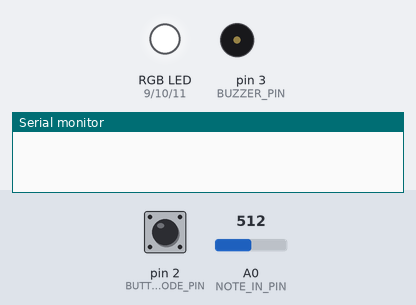
A sketch run on a simulated Arduino Uno, built with avr-gcc and run on an emulated ATmega328P. Shown: an RGB LED mixed from three pins (HIGH = lit), buzzer (waves = sounding), the last lines printed to the serial monitor. Inputs (shaded band) come from the test bench; at power-on: pin 2 (BUTTON_MODE_PIN) LOW, A0 (NOTE_IN_PIN) = 512. Dim RGB values are drawn brighter than linear.

Above: at 1.2 s.
1.3 s: pin 2 (BUTTON_MODE_PIN) pulled HIGH for 0.25 s
At 1.7 s:
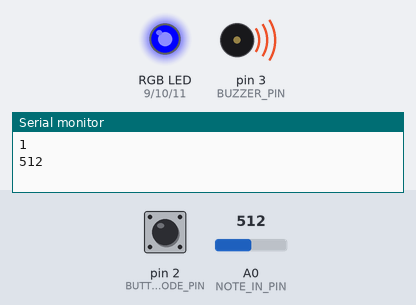
4.3 s: pin 2 (BUTTON_MODE_PIN) pulled HIGH for 1 s
At 4.9 s:
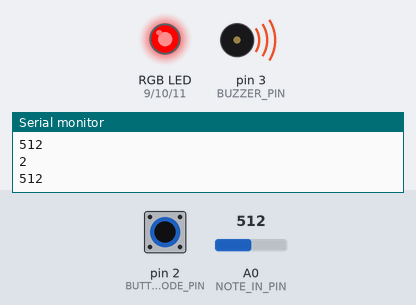
7.3 s: pin 2 (BUTTON_MODE_PIN) pulled HIGH for 0.25 s
At 7.7 s:
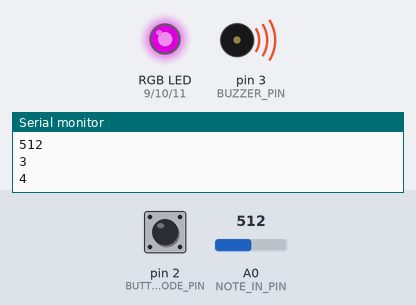
10.3 s: pin 2 (BUTTON_MODE_PIN) pulled HIGH for 3.2 s
At 11.1 s:
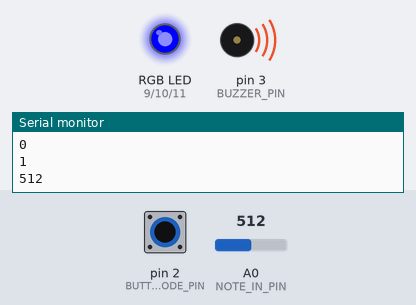
Timing chart, 0 to 16.0 s (numbered marks = the images above; inputs shaded):
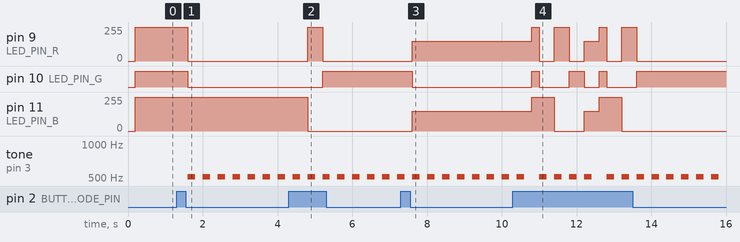

Measured:
- after the input at 1.3 s, pin 9 (LED_PIN_R): 255/255 → 0/255 after 0.30 s; pin 10 (LED_PIN_G): HIGH → LOW after 0.30 s; tone on pin 3 (BUZZER_PIN): alternates 512 Hz for 0.20 s and silent for 0.20 s, starting after 0.30 s
- after the input at 4.3 s, pin 9 (LED_PIN_R): 0/255 → 255/255 after 0.50 s, → 0/255 0.40 s later; pin 10 (LED_PIN_G): LOW → HIGH after 0.90 s; pin 11 (LED_PIN_B): 255/255 → 0/255 after 0.50 s
- after the input at 7.3 s, pin 9 (LED_PIN_R), pin 11 (LED_PIN_B): 0/255 → 150/255 after 0.30 s; pin 10 (LED_PIN_G): HIGH → LOW after 0.30 s
- after the input at 10.3 s, pin 9 (LED_PIN_R): 150/255 → 255/255 after 0.51 s, → 0/255 0.20 s later, → 255/255 0.40 s later, → 0/255 0.40 s later, … (9 changes in this stretch); pin 10 (LED_PIN_G): goes HIGH 0.20 s, LOW 0.80 s, HIGH 0.40 s, LOW 0.40 s, HIGH 0.20 s, LOW 0.80 s, then HIGH, starting after 0.51 s

The sketch:

CART_360_ETUDE_3_1.ino
```cpp
/********************** ETUDE 3 CART 360 2019 *******************************
 * WELCOME!
 * THE PURPOSE OF THIS EXERCISE IS TO DESIGN A VERY SIMPLE KEYBOARD (5 KEYS)
 * WHICH ALLOWS YOU TO PLAY LIVE, RECORD, AND PLAYBACK SINGLE NOTES (NO CHORDS).
 * THERE WILL BE A BUTTON WHICH WHEN PRESSED WILL TAKE THE USER TO THE NEXT MODE:
 * THERE ARE 5 POSSIBLE MODES
 * 0 ==  reset    ==   led off == also resets
 * 1 ==  live     ==   led BLUE
 * 2 ==  record   ==   led RED
 * 3 ==  play     ==   led GREEN
 * 4 ==  loopMODE ==   led PURPLE
 *
 * ADDITIONALLY - WHEN THE USER CHANGES MODE,
 * THE RGB LED WILL CHANGE COLOR (ACCORDING TO THE SPECIFICATIONS)

 * PLEASE FOLLOW THE INSTRUCTIONS IN THE COMMENTS:
 * DO NOT ADD ANY MORE FUNCTION DEFINITIONS
 * ONLY IMPLEMENT THE FUNCTION DEFINITIONS SUPPLIED
 * THERE IS NO NEED TO ADD ANY NEW VARIABLES OR CONSTANTS
 * PROVIDE COMMENTS FOR ANY OF THE CODE IMPLEMENTED
 * GOOD LUCK!
 */

/***************************ANALYSIS*********************************
 * The resistor ladder provides a way to differentiate the signals from the different buttons.
 * The strength of the signal value/voltage differences from the button being pushed is then
 * interpreted and converted into a frequency by the arduino's tone() function.
 * The mode selector tells the microcontroller which s et of instructions to use while
 * preserving variables from one mode to another.
 *
 */


/**** CONSTANTS ********************************************************/

#define BUTTON_MODE_PIN 2 // Button to change the mode

// constants for RGB LED
#define LED_PIN_R 9 // R PIN
#define LED_PIN_G 10 // G PIN
#define LED_PIN_B 11 // B PIN

// constant for note in (button-resistor ladder on breadboard)
# define NOTE_IN_PIN A0

//constant for max number of notes in array
#define MAX_NOTES 16

// a constant for duration
const int duration = 200;

// constant for pin to output for buzzer
#define BUZZER_PIN 3 // PWM

/******** VARIABLES *****************************************************/
// counter for how many notes we have
int countNotes =0;
// array to hold the notes played (for record/play mode)
int notes [MAX_NOTES];
int mode =0; // start at off

// Could not work out how to make it work without more variables.
// hold the button reading value
int noteRead = 0;

/*************************************************************************/


/**********************SETUP() DO NOT CHANGE*******************************/
// Declare pin mode for the single digital input
void setup()
{
  pinMode(BUTTON_MODE_PIN, INPUT);
  Serial.begin(9600);
}

/**********************LOOP() DO NOT CHANGE *******************************
 * INSTRUCTIONS:
 * There is NO NEED to change the loop - it establishes the flow of the program
 * We call here 3 functions repeatedly:
 * 1: chooseMode(): this function will determine the mode that your program is in
 * based on if the button (linked to the BUTTON_MODE_PIN) was pressed
 * 2: setRGB(): will set the color of the RGB LED based on the value of the mode variable
 * 3: selectMode(): will determine which function to call based on the value of the mode variable

**************************************************************************/
void loop()
{
  chooseMode();
  setRGB();
  selectMode();
}
/******************CHOOSEMODE(): IMPLEMENT *********************************
 * INSTRUCTIONS:
 * Read the value from the Button (linked to the BUTTON_MODE_PIN) and
 * if is being pressed then change the mode variable.
 * REMEMBER:
 * mode == 0 is reset
 * mode == 1 is live
 * mode == 2 is record
 * mode == 3 is play
 * mode == 4 is loopMode
 * Every time the user presses the button, the program will go to the next mode,
 * once it reaches 4, it should go back to mode == 0.
 * (i.e. if mode ==2 and we press, then mode ==3) ...
**************************************************************************/
void chooseMode(){

  if(digitalRead(BUTTON_MODE_PIN) == HIGH) {
    mode++;
    mode = mode %5 ;
    Serial.println(mode);
  }
    delay(duration);
}

/******************SETRGB(): IMPLEMENT *********************************
 * INSTRUCTIONS:
 * Depending on the value of the mode variable:
 * if the mode is 0 - RGB LED IS OFF
 * if the mode is 1 - RGB LED IS BLUE
 * if mode is 2 - RGB LED IS RED
 * if mode is 3 - RGB LED IS GREEN
 * if mode is 4 - RGB LED iS PURPLE
 * YOU MUST USE A SWITCH CASE CONSTRUCT (NOT A SERIES OF IF / ELSE STATEMENTS
**************************************************************************/
void setRGB()
{
  if(mode == 0) {
    // When off, turn off the LED
    analogWrite(LED_PIN_R, 255);
    analogWrite(LED_PIN_G, 255);
    analogWrite(LED_PIN_B, 255);

  } else if(mode == 1){
    // Mode 1, 2, and 3 only send signal to the corresponding color pin
    analogWrite(LED_PIN_R, 0);
    analogWrite(LED_PIN_G, 0);
    analogWrite(LED_PIN_B, 255);

  } else if(mode == 2){
    analogWrite(LED_PIN_R, 255);
    analogWrite(LED_PIN_G, 0);
    analogWrite(LED_PIN_B, 0);

  } else if(mode == 3){
    analogWrite(LED_PIN_R, 0);
    analogWrite(LED_PIN_G, 255);
    analogWrite(LED_PIN_B, 0);

  } else if(mode == 4){
    // Combine Red and Blue to make Purple
    analogWrite(LED_PIN_R, 150);
    analogWrite(LED_PIN_G, 0);
    analogWrite(LED_PIN_B, 150);
  }
}
/**********************SELECTMODE() DO NOT CHANGE *******************************
 * INSTRUCTIONS:
 * There is NO NEED to change this function - it selects WHICH function should run based on the mode variable
 * There are 4 possibilities
 * 1: reset(): this function will reset any arrays etc, and will do nothing else
 * 2: live(): this function will play the corresponding notes
 * to the user pressing the respective buttons.
 * NOTE:: the notes played are NOT stored
 * 3: record(): this function will play the corresponding notes
 * to the user pressing the respective buttons
 * AND will STORE up to 16 consecutive notes in an array.
 * 4: play(): this function will playback any notes stored in the array that were recorded
 * in the previous mode
 * 5: loopMode(): this function will playback any notes stored in the array that were recorded,
 * BUT unlike the previous mode, you can choose in which sequence the notes are played.
 * REQUIRED: only play notes from the array (no live stuff)

******************************************************************************/
void selectMode()
{
  if(mode ==0) {
    reset();
  }
  else if(mode ==1) {
    live();
  }
  else if(mode ==2) {
    record();
  }

  else if(mode ==3) {
    play();
  }

   else if(mode ==4) {
    loopMode();
  }
}
/******************RESET(): IMPLEMENT **************************************
 * INSTRUCTIONS:
 * this function should ensure that any notes recorded are no longer available
**************************************************************************/
void reset()
{
  // clear array values
  countNotes = 0;
  noTone(BUZZER_PIN);

}
/******************LIVE(): IMPLEMENT **************************************
 * INSTRUCTIONS:
 * this function will play the corresponding notes
 * to the user pressing the respective buttons
 * NOTE:: the notes played are NOT stored
 * SO: you need read in the input from the analog input (linked to the button-resistor ladder combo)
 * THEN - output the note to the buzzer using the tone() function
**************************************************************************/
void live()
{
    int noteRead = analogRead(NOTE_IN_PIN);

     if( noteRead > 0 ){
      tone(BUZZER_PIN, noteRead);
      Serial.println(noteRead);
      delay(duration);
      noTone(BUZZER_PIN);
   }

}
/******************RECORD(): IMPLEMENT **********************************
 * INSTRUCTIONS:
 * this function will play the corresponding notes
 * to the user pressing the respectivevbuttons
 * AND will STORE up to 16 consecutive notes in an array.
 * SO:you need read in the input from the analog input (linked to the button-resistor ladder combo)
 * AND - output the note to the buzzer using the tone() function
 * THEN store that note in the array  - BE CAREFUL - you can only allow for up to MAX_NOTES to be stored
**************************************************************************/
void record(){
    int noteRead = analogRead(NOTE_IN_PIN);
    // check if # of notes is within the recording limit
    if (countNotes < MAX_NOTES){
      // check if  tone is being played
      if(noteRead > 0) {
        Serial.println(noteRead);
        // assign the place in a value, up to the limit
        notes[countNotes] = noteRead;
        tone(BUZZER_PIN, notes[countNotes], duration);
        // delay to prevent doubling
        delay(duration);
        countNotes++;
      }
    }

}
/******************PLAY(): IMPLEMENT ************************************
 * INSTRUCTIONS:
 * this function will playback any notes stored in the array that were recorded
 * in the previous mode
 * SO: you need to go through the array of values (be careful - the user may not have put in MAX_NOTES)
 * READ each value IN ORDER
 * AND output each note to the buzzer using the tone() function
 * ALSO: as long as we are in this mode, the notes are played over and over again
 * BE CAREFUL: make sure you allow for the user to get to another mode from the mode button...
**************************************************************************/
void play()
{
  for (int i=0; i<countNotes; i++) {
    // play through the array of notes
    tone(BUZZER_PIN, notes[i], duration);
    // veRY IMPORTANT need this to stop repeating same note forever
    delay(duration);
    break;
  }
}
/******************LOOPMODE(): IMPLEMENT *********************************
 * INSTRUCTIONS:
 * this function will playback any notes stored in the array that were recorded
 * in the previous mode
 * SO: you need to go through the array of values (be careful - the user may not have put in MAX_NOTES)
 * READ values IN ANY ORDERING (You MUST use the array - but you can determine your own sequence)
 * AND output each note to the buzzer using the tone() function
 * ALSO: as long as we are in this mode, the notes are played over and over again
 * BE CAREFUL: make sure you allow for the user to get to another mode from the mode button...
**************************************************************************/
void loopMode()
{
  // Same as play, but plays the loop backwards starting from the middle
    for (int i=countNotes-1; i>=0; i--) {
    tone(BUZZER_PIN, notes[i], duration);
    delay(duration);
    break;
  }
}

/**************************************************************************/
```
